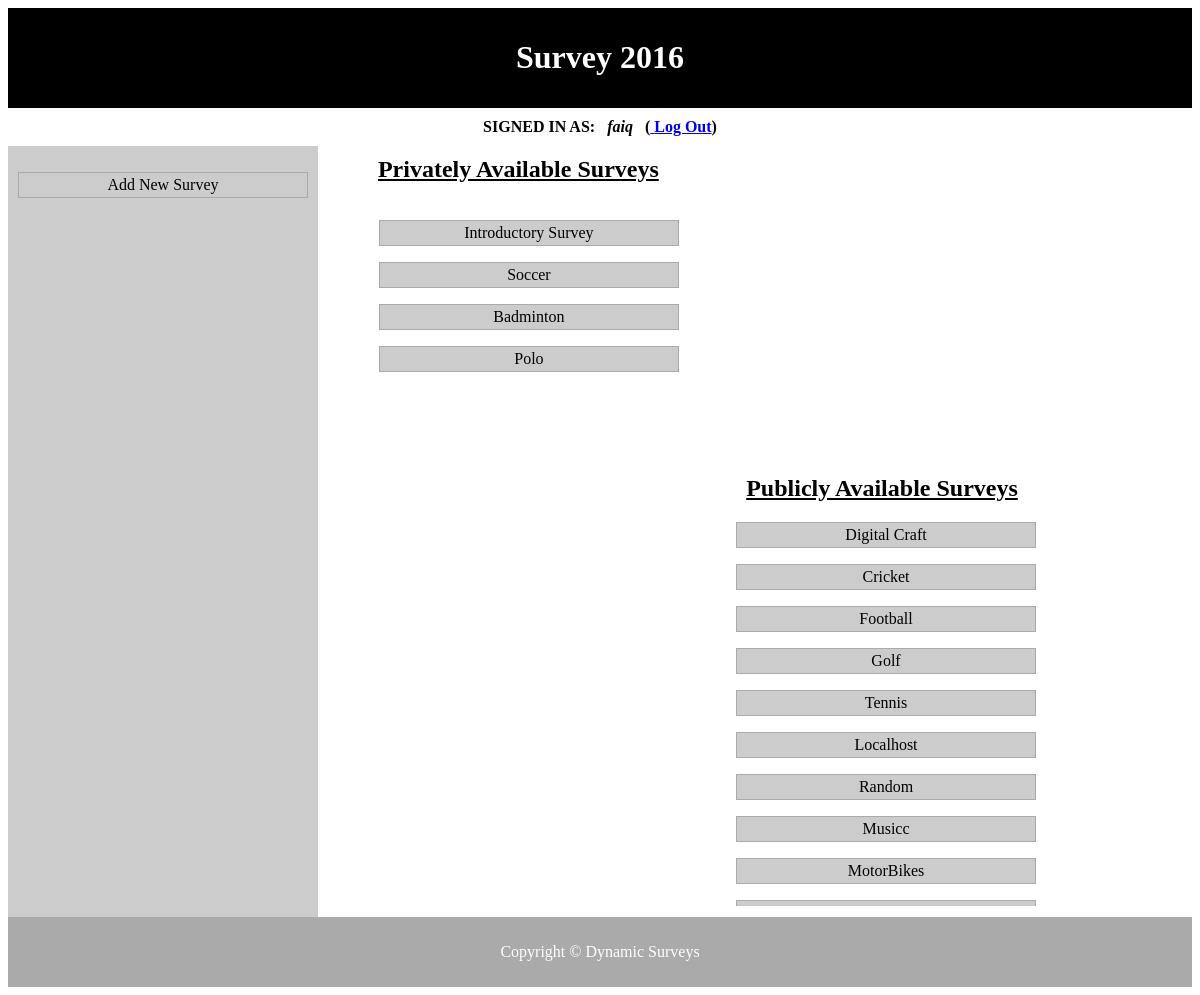
The page /CODE/index.php (signed in) on the database its author committed.
### tables this page shows
CREATE TABLE IF NOT EXISTS `survey` (
  `survey_id` int(9) NOT NULL AUTO_INCREMENT,
  `survey_name` varchar(300) NOT NULL,
  `access` varchar(20) NOT NULL,
  PRIMARY KEY (`survey_id`)
);

### CODE/index.php (the view, shortened to what this page needs)
<?php
 include('config/config.php');
$query = "SELECT * FROM survey WHERE access = 'public'";
$result_query = @mysqli_query($dbc,$query);
$rsSurvey = @mysqli_fetch_assoc($result_query);
$query1 = "SELECT * FROM survey WHERE access = 'private'";
$result_query1 = @mysqli_query($dbc,$query1);
$rsSurvey1 = @mysqli_fetch_assoc($result_query1);
?>
<!DOCTYPE html>
<html>
<head>
<link rel="stylesheet" type="text/css" href="style.css">
</head>
<body>
<div class="flex-container">
<header>
  <?php head();?>
</header>
<?php
if (isset($_SESSION['login_user'])) {
	echo ('<b id="logout"> SIGNED IN AS: &nbsp&nbsp<i >'.$_SESSION['login_user'].'</i>&nbsp&nbsp&nbsp(<a href="logout.php"> Log Out</a>)</b>');
	}
	?>
<nav class="sideNav">
	<ul>
		<li><a href = "add_survey.php"> Add New Survey </a></li>
	</ul>
</nav>
<article class="article">
<h1 class =  "public_survey1">Privately Available Surveys</h1><br>
	<nav class="public_box1">
<?php do {
?>
	<ul><li><a href = "survey_details.php?surveyID=<?php echo $rsSurvey1['survey_id'];?>"><?php echo $rsSurvey1['survey_name'];?></a></li></ul>
<?php } while($rsSurvey1 = @mysqli_fetch_assoc($result_query1))?>
</nav>
<h1 class =  "public_survey">Publicly Available Surveys</h1><br>
	<nav class="public_box">
<?php do {
?>
	<ul><li><a href = "survey_details.php?surveyID=<?php echo $rsSurvey['survey_id'];?>"><?php echo $rsSurvey['survey_name'];?></a></li></ul>
<?php } while($rsSurvey = @mysqli_fetch_assoc($result_query))?>
</nav>
</article>
<footer>
	<?php footer();?>
</footer>
</div>
</body>
</html>

### CODE/functions/template.php (shortened to what this page needs)
<?php
function head(){
	echo '<h1>Survey 2016</h1>';
}
function footer(){
	echo '<p>Copyright &copy Dynamic Surveys</p>';
}
?>

### CODE/style.css (style rules this page uses)
body { font-family:Times New Roman; }
.public_box { width:300px; margin:0px 145px 0px 0px; float: right; color: #fff; border-top: 1px solid #fff; border-bottom: 1px solid #fff; border-left: 1px solid #fff; border-right: 1px solid #fff; overflow:scroll; height: 400px; display: inline; }
.public_box ul { list-style-type: none; padding: 0; background:#ccc; }
.public_box ul li { text-align:center; margin-bottom: 7px; color:black; border-top: 1px solid #aaa; border-left: 1px solid #aaa; border-bottom: 1px solid #aaa; border-right: 1px solid #aaa; }
.public_box ul a { text-decoration: none; color: black; padding: 3px; display: list-item; }
.public_survey { width:300px; margin:-30px 150px 0px 100px; float: right; background: #fff; color: #000; text-align: center; text-decoration: underline; display: inline; }
.public_box1 { width:300px; margin:20px 50px 0px 50px; float: left; color: #fff; border-top: 1px solid #fff; border-bottom: 1px solid #fff; border-left: 1px solid #fff; border-right: 1px solid #fff; overflow:scroll; height: 300px; display: inline; }
.public_box1 ul { list-style-type: none; padding: 0; background:#ccc; }
.public_box1 ul li { text-align:center; margin-bottom: 7px; color:black; border-top: 1px solid #aaa; border-left: 1px solid #aaa; border-bottom: 1px solid #aaa; border-right: 1px solid #aaa; }
.public_box1 ul a { text-decoration: none; color: black; padding: 3px; display: list-item; }
.public_survey1 { width:300px; margin:0px 0px 0px 50px; background: #fff; color: #000; text-align: center; text-decoration: underline; display: inline; }
.flex-container { display: -webkit-flex; display: flex; -webkit-flex-flow: row wrap; flex-flow: row wrap; text-align: center; }
.flex-container > * { padding: 10px; -webkit-flex: 1 100%; flex: 1 100%; }
.article { text-align: left; min-height:450px; }
header { background: black;color:white; }
footer { background: #aaa;color:white; }
.sideNav { background:#ccc; }
.sideNav ul { list-style-type: none; padding: 0; }
.sideNav ul li { text-align:center; margin-bottom: 7px; color:black; border-top: 1px solid #aaa; border-left: 1px solid #aaa; border-bottom: 1px solid #aaa; border-right: 1px solid #aaa; }
.sideNav ul a { text-decoration: none; color: black; padding: 3px; display: block; }
@media all and (min-width: 768px) { .sideNav { text-align:left;-webkit-flex: 1 auto;flex:1 auto;-webkit-order:1;order:1; } }
@media all and (min-width: 768px) { .article { -webkit-flex:5 0px;flex:5 0px;-webkit-order:2;order:2; } }
@media all and (min-width: 768px) { footer { -webkit-order:3;order:3; } }

### rows shown on the page
survey: survey_name "Introductory Survey"
survey: survey_name "Soccer"
survey: survey_name "Badminton"
survey: survey_name "Polo"
survey: survey_name "Digital Craft"
survey: survey_name "Cricket"
survey: survey_name "Football"
survey: survey_name "Golf"
survey: survey_name "Tennis"
survey: survey_name "Localhost"
survey: survey_name "Random"
survey: survey_name "Musicc"
survey: survey_name "MotorBikes"

### other values the page prints
$_SESSION['login_user'] "faiq"
